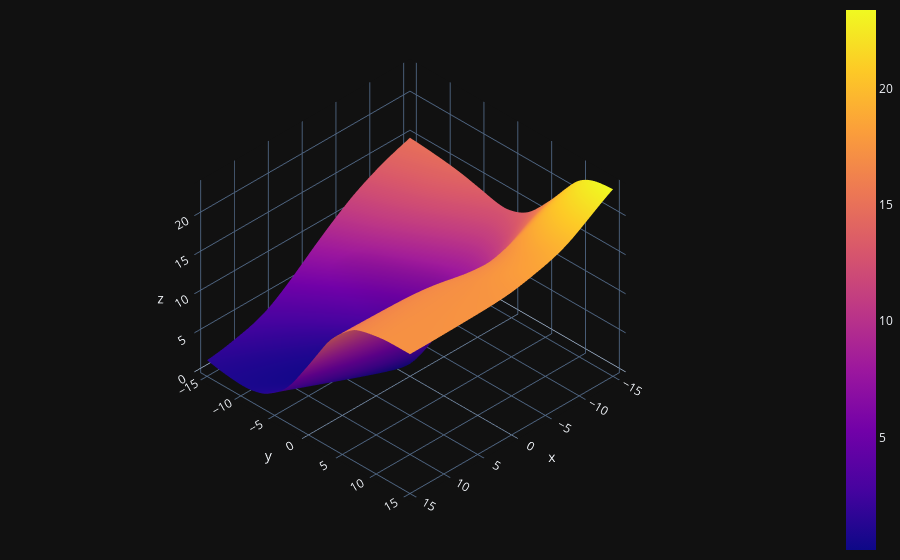

The notebook cell saved with this chart:
### Code cell
import plotly.graph_objects as go

fig = (go.Figure(data=[go.Surface(z=L, x=W11, y=W22, opacity = 1)]))

fig.update_layout(template= "plotly_dark", margin=dict(l=0, r=0, b=0, t=0))
fig.layout.scene.camera.projection.type = "orthographic"
fig.show()

### Figure 1 — Plotly figure (JSON) as saved in the notebook; plotly's stock layout.template omitted (floating-point values rounded to 4 significant figures; data arrays with more than 128 entries replaced by an {"elided": "..."} marker saying what was removed)
{"data": [{"opacity": 1, "type": "surface", "x": {"elided": "100x100 float values"}, "y": {"elided": "100x100 float values"}, "z": {"elided": "100x100 float values"}}], "layout": {"margin": {"b": 0, "l": 0, "r": 0, "t": 0}, "scene": {"camera": {"projection": {"type": "orthographic"}}}}}
